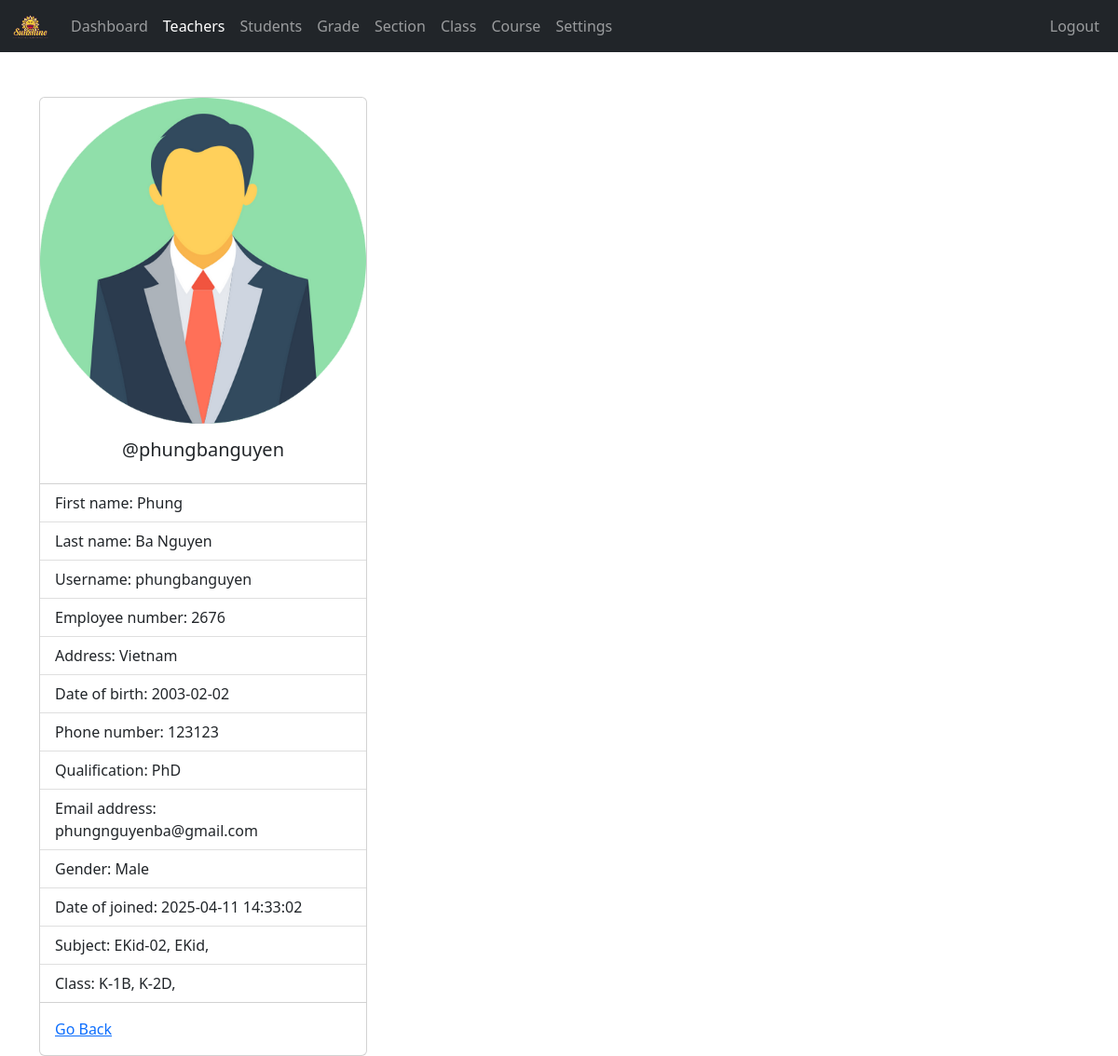
Screenshot of /admin/teacher-view.php?teacher_id=1 (signed in) with the database file from the repository.
### tables this page shows
CREATE TABLE `teachers` (
  `teacher_id` int NOT NULL,
  `username` varchar(127) NOT NULL,
  `password` varchar(255) NOT NULL,
  `class` varchar(255) NOT NULL,
  `fname` varchar(127) NOT NULL,
  `lname` varchar(127) NOT NULL,
  `subjects` varchar(31) NOT NULL,
  `address` varchar(31) NOT NULL,
  `employee_number` int NOT NULL,
  `date_of_birth` date DEFAULT NULL,
  `phone_number` varchar(31) NOT NULL,
  `qualification` varchar(127) NOT NULL,
  `gender` varchar(7) NOT NULL,
  `email_address` varchar(255) NOT NULL,
  `date_of_joined` datetime NOT NULL DEFAULT CURRENT_TIMESTAMP
);

### admin/data/teacher.php (called while the page is built, shortened)
<?php
function getTeacherById($teacher_id, $conn){
   $sql = "SELECT * FROM teachers
           WHERE teacher_id=?";
   $stmt = $conn->prepare($sql);
   $stmt->execute([$teacher_id]);
   if ($stmt->rowCount() == 1) {
     $teacher = $stmt->fetch();
     return $teacher;
   }else {
    return 0;
   }
}

### admin/data/subject.php (called while the page is built, shortened)
<?php
function getSubjectById($subject_id, $conn)
{
    $sql = "SELECT * FROM subjects
           WHERE subject_id=?";
    $stmt = $conn->prepare($sql);
    $stmt->execute([$subject_id]);
    if ($stmt->rowCount() == 1) {
        $subject = $stmt->fetch();
        return $subject;
    } else {
        return 0;
    }
}

### admin/data/class.php (called while the page is built, shortened)
<?php
function getClassById($id, $conn)
{
  $sql = "SELECT * FROM class WHERE class_id = ?";
  $stmt = $conn->prepare($sql);
  $stmt->execute([$id]);
  if ($stmt->rowCount() == 1) {
    return $stmt->fetch(PDO::FETCH_ASSOC);
  }
  return null;
}

### admin/data/grade.php (called while the page is built, shortened)
<?php
function getGradeById($grade_id, $conn)
{
  $sql = "SELECT * FROM grades WHERE grade_id=?";
  $stmt = $conn->prepare($sql);
  $stmt->execute([$grade_id]);
  if ($stmt->rowCount() == 1) {
    $grade = $stmt->fetch(PDO::FETCH_ASSOC);
    return $grade;
  } else {
    return null;
  }
}

### admin/data/section.php (called while the page is built, shortened)
<?php
function getSectioById($section_id, $conn){
   $sql = "SELECT * FROM section
           WHERE section_id=?";
   $stmt = $conn->prepare($sql);
   $stmt->execute([$section_id]);
   if ($stmt->rowCount() == 1) {
     $section = $stmt->fetch();
     return $section;
   }else {
    return 0;
   }
}

### admin/teacher-view.php (the view, shortened to what this page needs)
<?php
if (
  isset($_SESSION['admin_id']) &&
  isset($_SESSION['role'])
) {
  if ($_SESSION['role'] == 'Admin') {
    include "../DB_connection.php";
    include "data/teacher.php";
    include "data/subject.php";
    include "data/grade.php";
    include "data/section.php";
    include "data/class.php";
    if (isset($_GET['teacher_id'])) {
      $teacher_id = $_GET['teacher_id'];
      $teacher = getTeacherById($teacher_id, $conn);
?>
<!DOCTYPE html>
<html lang="en">
<head>
    <link rel="stylesheet" href="https://cdn.jsdelivr.net/npm/bootstrap@5.2.0/dist/css/bootstrap.min.css">
    <link rel="stylesheet" href="../css/style.css">
    <link rel="stylesheet" href="https://cdnjs.cloudflare.com/ajax/libs/font-awesome/4.7.0/css/font-awesome.min.css">
</head>
<body>
    <?php
        include "inc/navbar.php";
        if ($teacher != 0) {
        ?>
    <div class="container mt-5">
        <div class="card" style="width: 22rem;">
            <img src="../img/teacher-<?= $teacher['gender'] ?>.png" class="card-img-top" alt="...">
            <div class="card-body">
                <h5 class="card-title text-center">@<?= $teacher['username'] ?></h5>
            </div>
            <ul class="list-group list-group-flush">
                <li class="list-group-item">First name: <?= $teacher['fname'] ?></li>
                <li class="list-group-item">Last name: <?= $teacher['lname'] ?></li>
                <li class="list-group-item">Username: <?= $teacher['username'] ?></li>
                <li class="list-group-item">Employee number: <?= $teacher['employee_number'] ?></li>
                <li class="list-group-item">Address: <?= $teacher['address'] ?></li>
                <li class="list-group-item">Date of birth: <?= $teacher['date_of_birth'] ?></li>
                <li class="list-group-item">Phone number: <?= $teacher['phone_number'] ?></li>
                <li class="list-group-item">Qualification: <?= $teacher['qualification'] ?></li>
                <li class="list-group-item">Email address: <?= $teacher['email_address'] ?></li>
                <li class="list-group-item">Gender: <?= $teacher['gender'] ?></li>
                <li class="list-group-item">Date of joined: <?= $teacher['date_of_joined'] ?></li>
                <li class="list-group-item">Subject:
                    <?php
                  $s = '';
                  $subjects = str_split(trim($teacher['subjects']));
                  foreach ($subjects as $subject) {
                    $s_temp = getSubjectById($subject, $conn);
                    if ($s_temp != 0)
                      $s .= $s_temp['subject_code'] . ', ';
                  }
                  echo $s;
                  ?>
                </li>
                <li class="list-group-item">Class:
                    <?php
                  $c = '';
                  $classes = str_split(trim($teacher['class']));
                  foreach ($classes as $class_id) {
                    $class = getClassById($class_id, $conn);
                    $c_temp = getGradeById($class['grade'], $conn);
                    $section = getSectioById($class['section'], $conn);
                    if ($c_temp != 0)
                      $c .= $c_temp['grade_code'] . '-' .
                        $c_temp['grade'] . $section['section'] . ', ';
                  }
                  echo $c;
                  ?>
                </li>
            </ul>
            <div class="card-body">
                <a href="teacher.php" class="card-link">Go Back</a>
            </div>
        </div>
    </div>
    <?php
        } else {
          header("Location: teacher.php");
          exit;
        }
        ?>
</body>
</html>
<?php
    } else {
      header("Location: teacher.php");
      exit;
    }
  } else {
    header("Location: ../login.php");
    exit;
  }
} else {
  header("Location: ../login.php");
  exit;
}
?>

### admin/inc/navbar.php (shortened to what this page needs)
<nav class="navbar navbar-expand-lg navbar-dark bg-dark">
    <div class="container-fluid">
        <a class="navbar-brand" href="index.php">
            <img src="../logo.png" width="40">
        </a>
        <div class="collapse navbar-collapse" id="navbarSupportedContent">
            <ul class="navbar-nav me-auto mb-2 mb-lg-0" id="navLinks">
                <li class="nav-item">
                    <a class="nav-link" aria-current="page" href="index.php">Dashboard</a>
                </li>
                <li class="nav-item">
                    <a class="nav-link" href="teacher.php">Teachers</a>
                </li>
                <li class="nav-item">
                    <a class="nav-link" href="student.php">Students</a>
                </li>
                <li class="nav-item">
                    <a class="nav-link" href="grade.php">Grade</a>
                </li>
                <li class="nav-item">
                    <a class="nav-link" href="section.php">Section</a>
                </li>
                <li class="nav-item">
                    <a class="nav-link" href="class.php">Class</a>
                </li>
                <li class="nav-item">
                    <a class="nav-link" href="course.php">Course</a>
                </li>
                <li class="nav-item">
                    <a class="nav-link" href="settings.php">Settings</a>
                </li>
            </ul>
            <ul class="navbar-nav me-right mb-2 mb-lg-0">
                <li class="nav-item">
                    <a class="nav-link" href="../logout.php">Logout</a>
                </li>
            </ul>
        </div>
    </div>
</nav>

### rows the page displays
teachers: gender (picture), username "phungbanguyen", fname "Phung", lname "Ba Nguyen", employee_number "2676", address "Vietnam", date_of_birth "2003-02-02", phone_number "123123", qualification "PhD", email_address "phungnguyenba@gmail.com", gender "Male", date_of_joined "2025-04-11 14:33:02"

### other values shown
$s "EKid-02, EKid,"
$c "K-1B, K-2D,"
